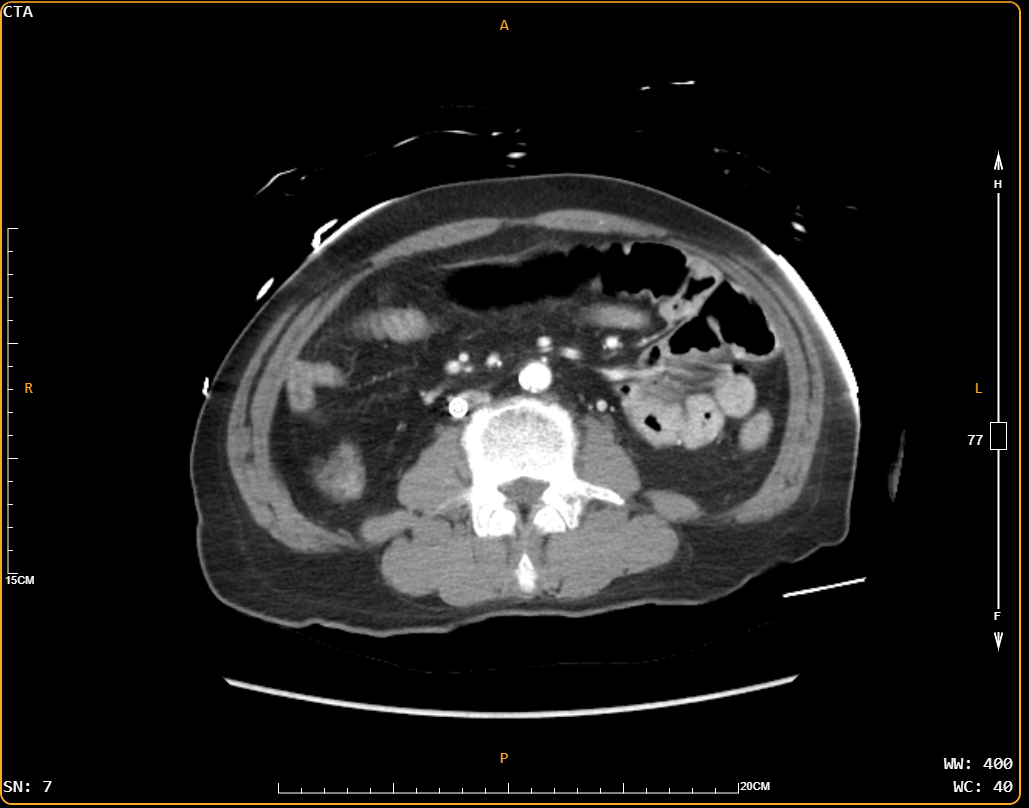
#> input picture input/input.png, 1029 x 808 px
$ python pre_process.py
#> lines starting #> are read from the running program, lines starting #| are printed output that depends on the picture; after the words box and inside, x2 and y2 are one past the last pixel; in counts of white or black regions, pixels touching at a corner belong together
import cv2
import math
import numpy as np
import matplotlib.pyplot as plt

img0 = cv2.imread('./input/input.png')
#> img0 is the input picture: shape (808, 1029, 3); mean B, G, R 29.1, 30.2, 30.9

img1 = cv2.resize(img0.copy(),(1024,800))
for i in range(0,1024):
    for j in range(0,800):
        (img1[j,i,0],img1[j,i,1],img1[j,i,2])=(img0[j,i,0],img0[j,i,1],img0[j,i,2])
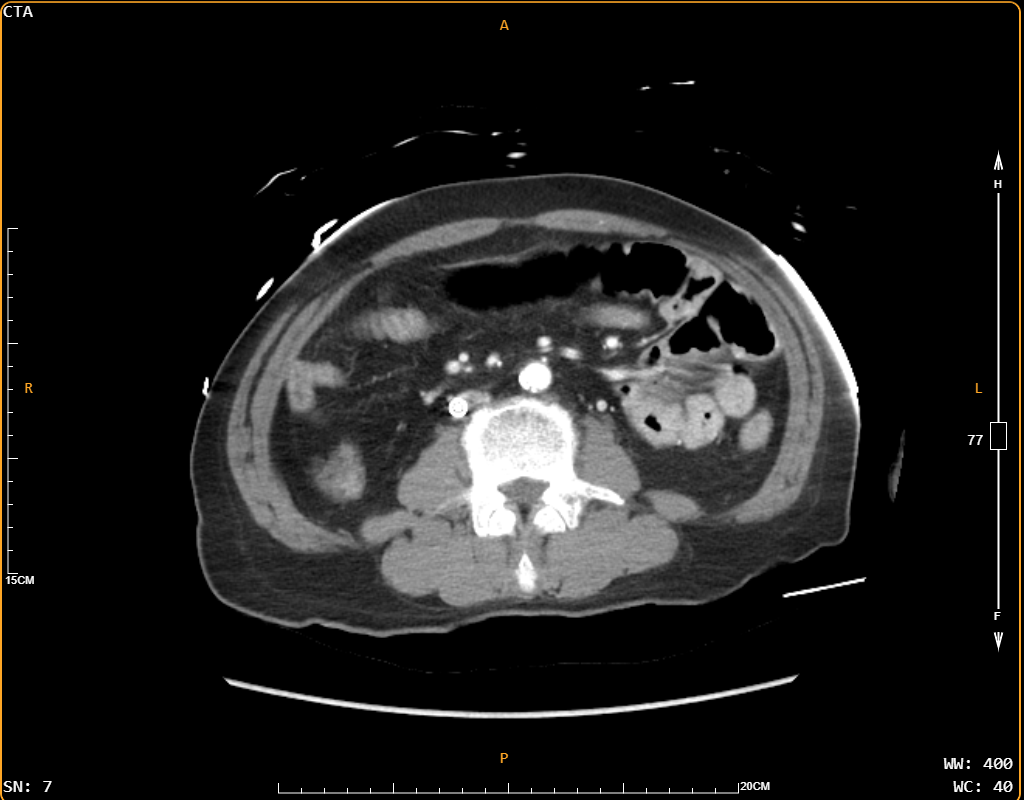
#> img1: shape (800, 1024, 3); mean B, G, R 29.4, 30.2, 30.7

for i in range(0,1024):
    for j in range(0,800):
        if img1[j,i,1]>80 and img1[j,i,1]<200 and img1[j,i,2]>180:
            (img1[j,i,0],img1[j,i,1],img1[j,i,2])=(0,0,0)
        elif j<100 and i<50:
            (img1[j,i,0],img1[j,i,1],img1[j,i,2])=(0,0,0)
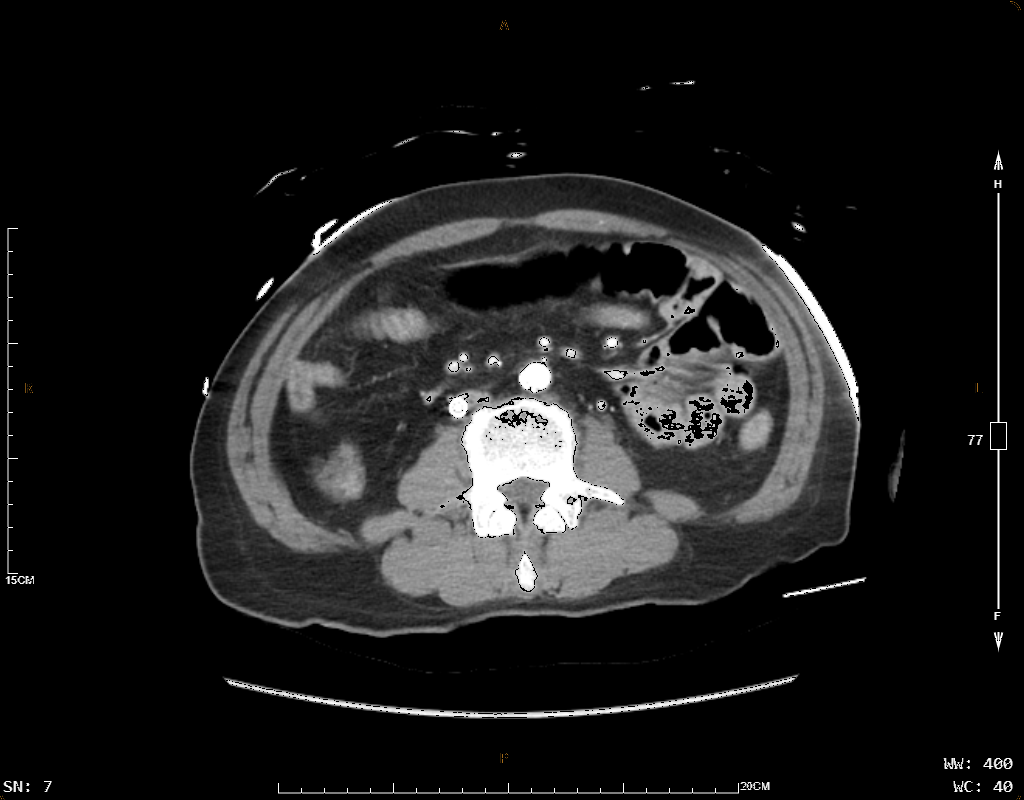
#> img1: shape (800, 1024, 3); 1.17% of pixels changed, all inside (x1, y1, x2, y2) = (0, 1, 1021, 800)

cv2.imwrite('./testing_set/input.png',img1)
cv2.imshow('resized',img1)

cv2.waitKey(0)
